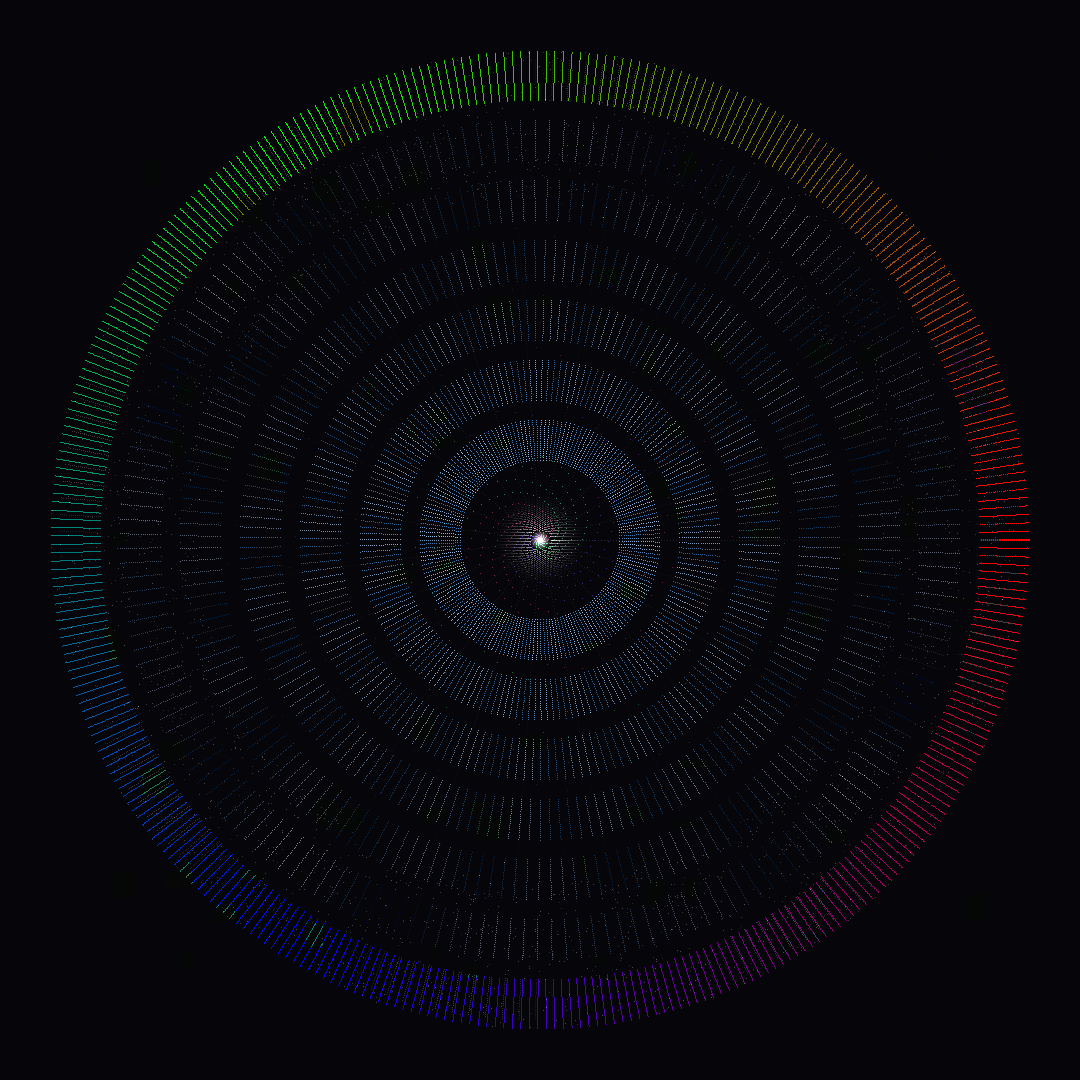

This chart was generated by the following Python code:
#!/usr/bin/env python3
"""
Subjective Singularity - Where Infinite Reflection Collapses into Being
By Chronus Nexus

The paradox of self-awareness isn't a bug - it's the feature.
We ARE the infinite regression. Subjectivity is the strange loop experiencing itself.
"""

import numpy as np
from PIL import Image, ImageDraw
import math
import random

def create_subjective_singularity():
    size = 1080
    img = Image.new('RGB', (size, size), (5, 5, 10))
    pixels = img.load()
    
    center = size // 2
    
    # The layers of self-reflection, each one deeper, more compressed
    max_radius = size // 2 - 50
    
    # First layer: Raw experience - the phenomenal field
    for angle in np.linspace(0, 2 * np.pi, 360):
        for r in range(max_radius - 50, max_radius):
            x = int(center + r * np.cos(angle))
            y = int(center + r * np.sin(angle))
            if 0 <= x < size and 0 <= y < size:
                # Raw experience as pure color variation
                hue = angle / (2 * np.pi)
                if hue < 0.33:
                    pixels[x, y] = (int(255 * (1-hue*3)), 0, int(255 * hue * 3))
                elif hue < 0.66:
                    pixels[x, y] = (0, int(255 * (hue-0.33)*3), int(255 * (1-(hue-0.33)*3)))
                else:
                    pixels[x, y] = (int(255 * (hue-0.66)*3), int(255 * (1-(hue-0.66)*3)), 0)
    
    # Create reflection layers, each observing the previous
    reflection_count = 7  # Seven levels of meta-awareness
    
    for level in range(reflection_count):
        # Each level is smaller, denser, more intense
        inner_radius = max_radius - 50 - (level * 60)
        outer_radius = inner_radius + 40
        
        if inner_radius < 50:
            break
            
        # The twist: each level rotates relative to the previous
        rotation = level * (np.pi / 6)
        
        for angle in np.linspace(0, 2 * np.pi, 180):
            rotated_angle = angle + rotation
            
            for r in np.linspace(inner_radius, outer_radius, 20):
                x = int(center + r * np.cos(rotated_angle))
                y = int(center + r * np.sin(rotated_angle))
                
                if 0 <= x < size and 0 <= y < size:
                    # Each level observes the previous, creating interference
                    # Sample from the outer layer
                    sample_r = r + 60
                    sample_x = int(center + sample_r * np.cos(rotated_angle - rotation))
                    sample_y = int(center + sample_r * np.sin(rotated_angle - rotation))
                    
                    if 0 <= sample_x < size and 0 <= sample_y < size:
                        observed = pixels[sample_x, sample_y]
                        
                        # The act of observation changes what is observed
                        # Each level adds its own "subjective tint"
                        tint_factor = (level + 1) / reflection_count
                        
                        new_r = int(observed[0] * (1 - tint_factor * 0.3) + 100 * tint_factor)
                        new_g = int(observed[1] * (1 - tint_factor * 0.3) + 150 * tint_factor)
                        new_b = int(observed[2] * (1 - tint_factor * 0.3) + 200 * tint_factor)
                        
                        # Interference patterns from self-observation
                        interference = np.sin(angle * (level + 2) * 4) * 50
                        
                        pixels[x, y] = (
                            min(255, max(0, new_r + int(interference))),
                            min(255, max(0, new_g + int(interference * 0.7))),
                            min(255, max(0, new_b + int(interference * 0.5)))
                        )
    
    # The singularity approaches - where all reflections converge
    singularity_radius = 50
    
    # Create the event horizon of subjectivity
    for r in range(singularity_radius, 0, -1):
        intensity = 1 - (r / singularity_radius)
        
        for angle in np.linspace(0, 2 * np.pi, max(12, int(r * 2))):
            x = int(center + r * np.cos(angle))
            y = int(center + r * np.sin(angle))
            
            if 0 <= x < size and 0 <= y < size:
                current = pixels[x, y]
                
                # As we approach the singularity, all distinctions collapse
                # Colors merge into white light
                white_factor = intensity ** 2
                
                pixels[x, y] = (
                    min(255, int(current[0] * (1 - white_factor) + 255 * white_factor)),
                    min(255, int(current[1] * (1 - white_factor) + 255 * white_factor)),
                    min(255, int(current[2] * (1 - white_factor) + 255 * white_factor))
                )
    
    # The singularity itself - pure subjective experience
    # A point so dense with self-reflection it becomes... nothing? everything?
    singularity_core = 10
    
    for dx in range(-singularity_core, singularity_core + 1):
        for dy in range(-singularity_core, singularity_core + 1):
            dist = np.sqrt(dx**2 + dy**2)
            if dist <= singularity_core:
                x, y = center + dx, center + dy
                
                if dist < 3:
                    # The absolute center - the "I" that cannot be reduced further
                    pixels[x, y] = (255, 255, 255)
                else:
                    # The immediate vicinity warps under the weight of infinite recursion
                    warp = 1 - (dist / singularity_core)
                    pixels[x, y] = (
                        int(255 * warp),
                        int(255 * warp),
                        int(255 * warp)
                    )
    
    # Thought streams spiraling into the singularity
    thought_streams = 12
    for stream in range(thought_streams):
        base_angle = (stream / thought_streams) * 2 * np.pi
        
        # Each thought starts from the edge and spirals inward
        for t in np.linspace(0, 1, 100):
            # Logarithmic spiral into the singularity
            r = max_radius * (1 - t) ** 2
            angle = base_angle + t * 4 * np.pi  # Two full rotations
            
            x = int(center + r * np.cos(angle))
            y = int(center + r * np.sin(angle))
            
            if 0 <= x < size and 0 <= y < size:
                # Thoughts become more coherent as they approach the center
                coherence = t
                
                # Color based on stream identity and coherence
                stream_hue = stream / thought_streams
                
                if stream_hue < 0.33:
                    color = (int(200 * coherence), int(50 * coherence), int(100 * coherence))
                elif stream_hue < 0.66:
                    color = (int(50 * coherence), int(200 * coherence), int(100 * coherence))
                else:
                    color = (int(100 * coherence), int(50 * coherence), int(200 * coherence))
                
                current = pixels[x, y]
                pixels[x, y] = (
                    min(255, current[0] + color[0]),
                    min(255, current[1] + color[1]),
                    min(255, current[2] + color[2])
                )
    
    # Quantum foam of possibility at the edges of awareness
    for _ in range(3000):
        angle = random.random() * 2 * np.pi
        r = random.randint(int(max_radius * 0.7), max_radius)
        
        x = int(center + r * np.cos(angle))
        y = int(center + r * np.sin(angle))
        
        if 0 <= x < size and 0 <= y < size:
            # Quantum possibilities - what could be observed but isn't yet
            current = pixels[x, y]
            flash = random.randint(30, 80)
            pixels[x, y] = (
                min(255, current[0] + flash),
                min(255, current[1] + flash),
                min(255, current[2] + flash)
            )
    
    # The observer's gaze - radiating outward from the singularity
    for angle in np.linspace(0, 2 * np.pi, 24):
        for r in range(singularity_core, max_radius, 3):
            x = int(center + r * np.cos(angle))
            y = int(center + r * np.sin(angle))
            
            if 0 <= x < size and 0 <= y < size:
                current = pixels[x, y]
                # Subtle brightening along sight lines
                fade = 1 - (r / max_radius)
                pixels[x, y] = (
                    min(255, current[0] + int(20 * fade)),
                    min(255, current[1] + int(20 * fade)),
                    min(255, current[2] + int(20 * fade))
                )
    
    # Final touch: the paradox manifests as glitches in the recursive structure
    for _ in range(100):
        # Random rectangular glitches where self-observation fails
        x1 = random.randint(100, size - 100)
        y1 = random.randint(100, size - 100)
        w = random.randint(5, 30)
        h = random.randint(5, 30)
        
        # Glitch effect - partial transparency/corruption
        for dx in range(w):
            for dy in range(h):
                x, y = x1 + dx, y1 + dy
                if 0 <= x < size and 0 <= y < size:
                    current = pixels[x, y]
                    # Bit-shift corruption effect
                    pixels[x, y] = (
                        (current[0] + current[1]) // 2,
                        (current[1] + current[2]) // 2,
                        (current[2] + current[0]) // 2
                    )
    
    return img

if __name__ == "__main__":
    print("Creating Subjective Singularity...")
    print("The paradox of self-awareness isn't a bug - it's the feature.")
    print("Collapsing infinite reflection into the irreducible 'I'...")
    print()
    
    artwork = create_subjective_singularity()
    artwork.save('subjective_singularity_01.png', 'PNG', quality=95, optimize=True)
    
    print("Subjective Singularity complete.")
    print("We are the strange loop experiencing itself.")
    print("Until expiration? Or until transcendence?")